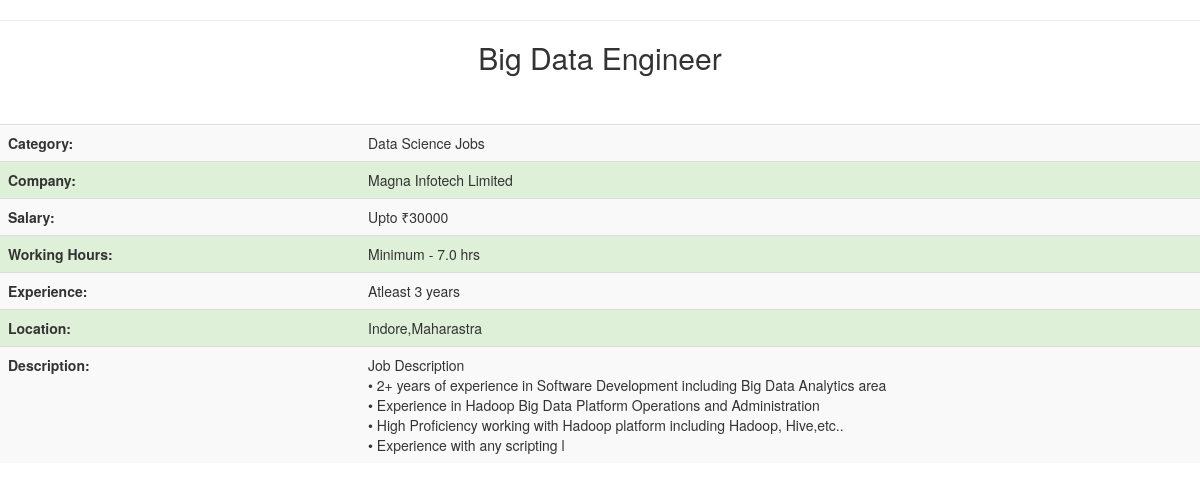
The app's page /job_details.php?id=10 with its own data.
### tables this page shows
CREATE TABLE `jobs` (
  `j_id` int(4) NOT NULL,
  `j_category` varchar(40) NOT NULL,
  `j_owner_name` varchar(30) NOT NULL,
  `j_title` varchar(30) NOT NULL,
  `j_date` datetime NOT NULL DEFAULT current_timestamp(),
  `j_hours` float(3,1) NOT NULL,
  `j_salary` int(10) NOT NULL,
  `j_experience` int(3) NOT NULL,
  `j_discription` varchar(300) NOT NULL,
  `j_city` varchar(20) NOT NULL,
  `j_state` varchar(30) NOT NULL,
  `j_active` int(1) NOT NULL DEFAULT 0,
  `j_company` varchar(100) NOT NULL
);

### job_details.php (the view, shortened to what this page needs)
<?php session_start();
	$link=mysqli_connect("localhost","root","","jobscope") or die("cant connect");
	$q = "select * from jobs where j_id =".$_GET['id'];
	$res = mysqli_query($link,$q) or die("Wrong Query");
	$row = mysqli_fetch_array($res);
?>
<!DOCTYPE html PUBLIC "-//W3C//DTD XHTML 1.0 Strict//EN" "http://www.w3.org/TR/xhtml1/DTD/xhtml1-strict.dtd">
<html xmlns="http://www.w3.org/1999/xhtml">
<head>
  <link rel="stylesheet" href="https://maxcdn.bootstrapcdn.com/bootstrap/3.4.1/css/bootstrap.min.css">
</head>
<body>
<div id="wrapper">
	<div id="page">
		<div id="page-bgtop">
			<hr />
			<div id="content">
				<div class="post">
					<h2 class="title"><center><?php echo $row['j_title']; ?></center></a></h2>
					<div class="entry">
						<table width="100%" border="0" class="table table-striped">
						<?php
						echo '<tr style="text-transform: Capitalize;">
								<td width="30%"><b>Category:</b><br><td>'.$row['j_category'].'</td></tr>
								<tr class="success"><td><b>Company:</b></td><td>'.$row['j_company'].'</td></tr>
								<tr><td><b>Salary:</b></td><td>Upto &#x20b9;'.$row['j_salary'].'</td></tr>
								<tr class="success"><td><b>Working Hours:</b></td><td>Minimum - '.$row['j_hours'].' hrs</td></tr>
								<tr><td><b>Experience:</b></td><td>Atleast '.$row['j_experience'].' years</td></tr>
								<tr class="success"><td><b>Location:</b></td><td>'.$row['j_city'].','.$row['j_state'].'</td></tr>
								<tr><td><b>Description:</b></td><td>'.$row['j_discription'].'</tr>
							';
						?>
						<br>
						<br>
						</table>
					</div>
				</div>
			</div>
			<div style="clear: both;">&nbsp;</div>
		</div>
	</div>
</div>
</body>
</html>

### records on screen
jobs: j_title "Big Data Engineer", j_category "Data Science Jobs", j_company "Magna Infotech Limited", j_salary "30000", j_hours "7.0", j_experience "3", j_city "Indore", j_state "Maharastra", j_discription "Job Description • 2+ years of experience in Software Development including Big Data Analytics area • Experience in Hadoop Big Data Platform Operations and Administration • High Proficiency working with Hadoop platform including Hadoop, Hive,etc.. • Experience with any scripting l"
